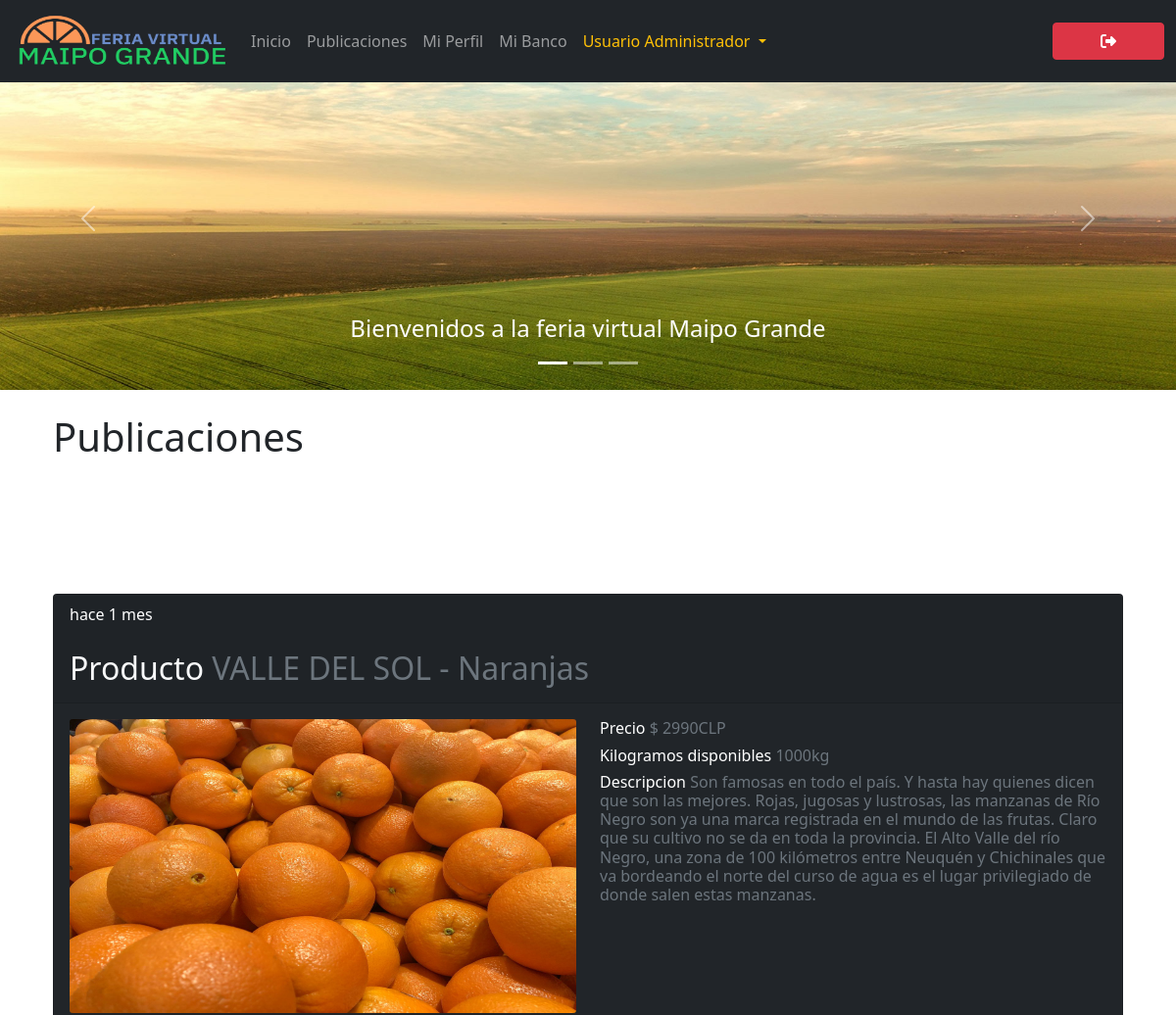
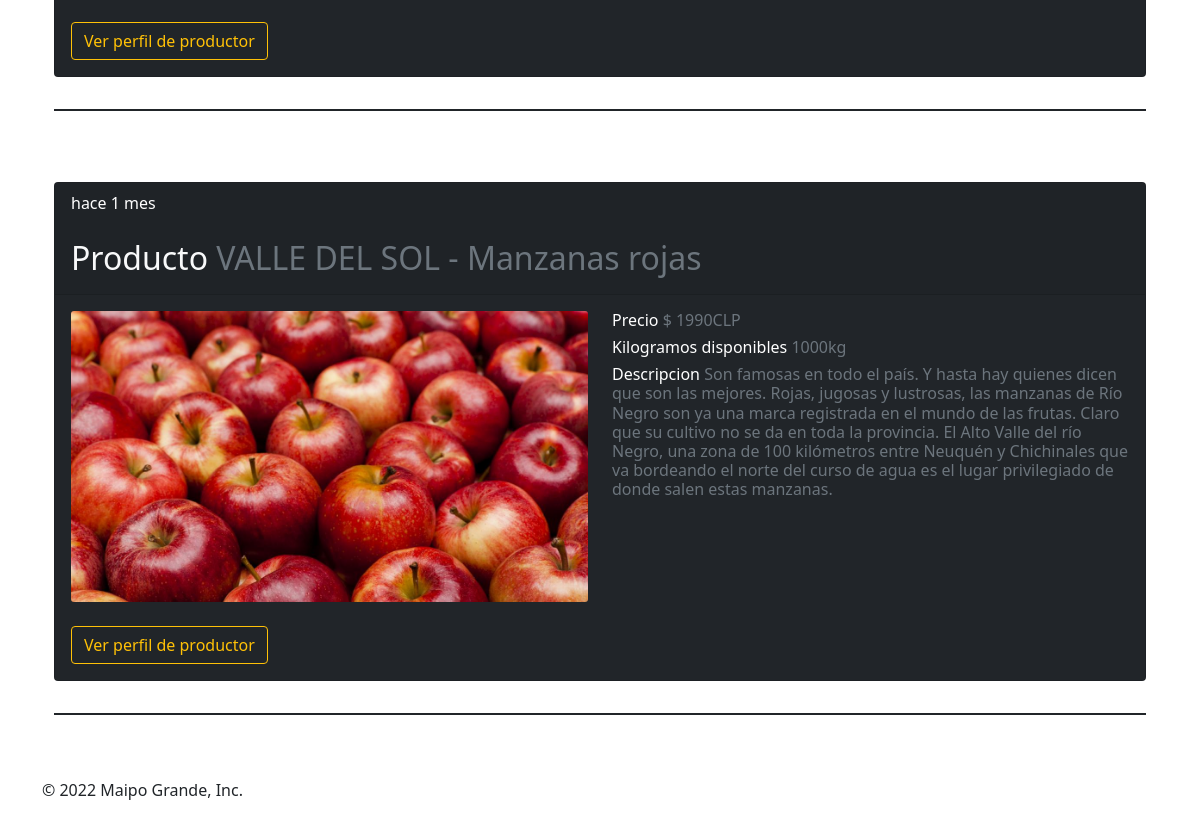
The page /feed/ (signed in) on the database as committed earlier (2 pictures, top to bottom).
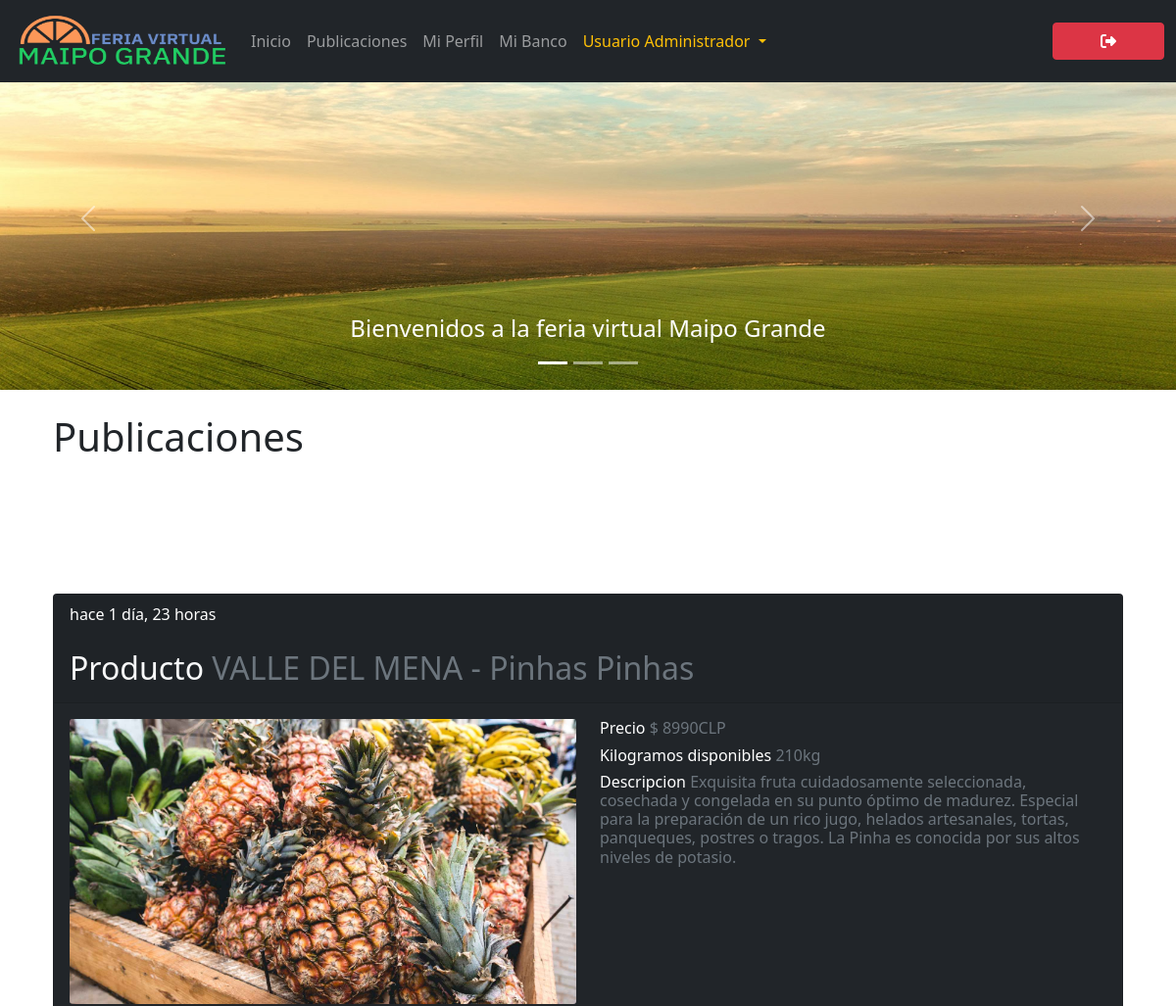
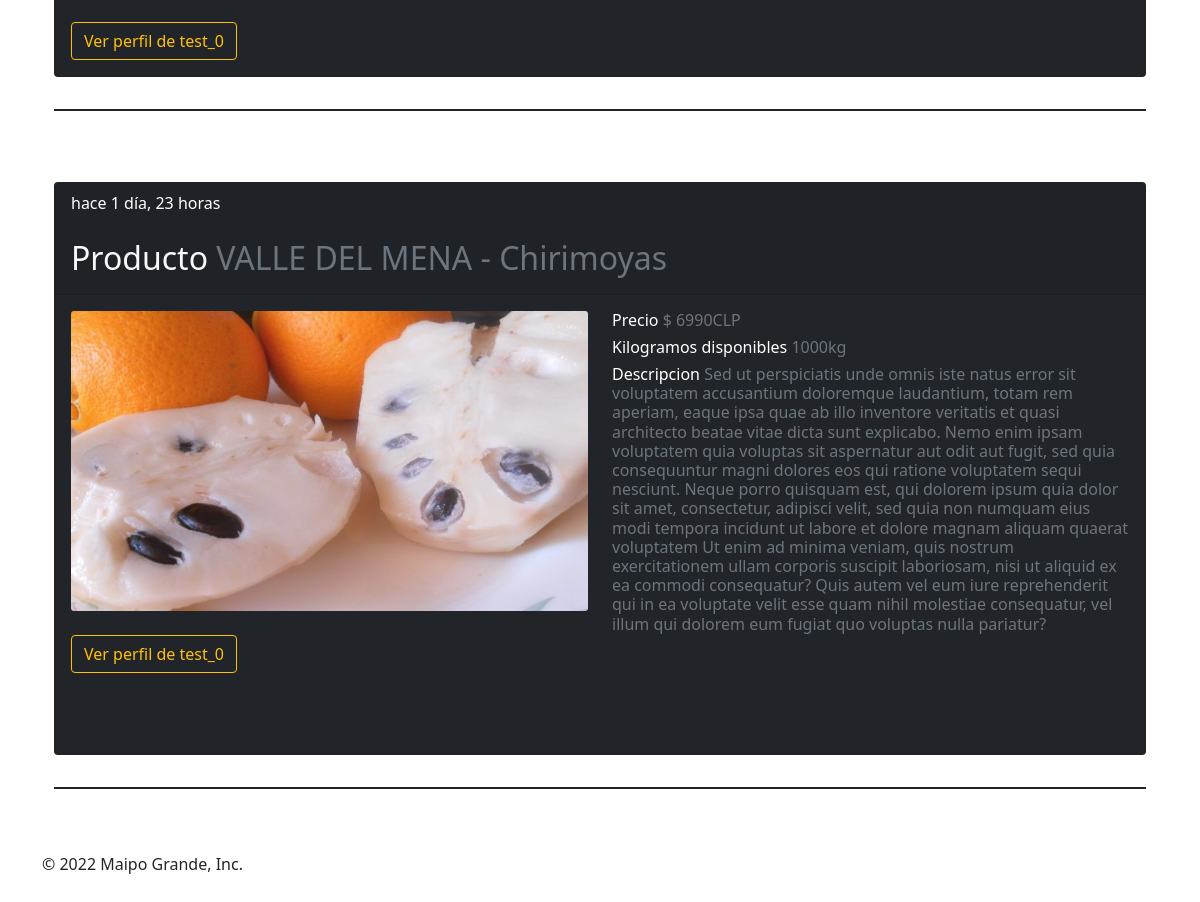
The same page on the database as committed later (2 pictures, top to bottom).
### maipogrande/models.py (models this page shows, shortened)
class Post(models.Model):
	timestamp = models.DateTimeField(default = timezone.localtime(timezone.now()).strftime("%Y-%m-%d %H:%M:%S"))
	user = models.ForeignKey(CustomUser, on_delete=models.CASCADE, related_name='posts')
	title = models.CharField(max_length=300, blank = True)
	description = models.TextField(max_length=1000, blank = True)
	price = models.IntegerField(validators = [MinValueValidator(1000), MaxValueValidator(1000000000)])
	quantity = models.IntegerField(validators = [MinValueValidator(1), MaxValueValidator(1000)])
	image = models.ImageField(upload_to='media/post/', null=True)
	class Meta:
		ordering = ['-timestamp', 'price']

class CustomUser(AbstractUser):
	type = models.CharField(max_length = 15, choices = USER_TYPE, default = '')
	country = models.CharField(max_length = 20, choices = COUNTRY, default = '')

### maipogrande/views.py (the view)
# urls.py: path('feed/', views.feed, name='feed'),
@login_required
def feed(request):
	posts = Post.objects.all()
	context = { 'posts': posts}
	return render(request, 'feed.html', context)

### maipogrande/templates/feed.html (shortened to what this page needs)
{% extends './layout.html' %}
{% load humanize %}
{% block content %}
<div class="row">
    <div class="col-lg-12">
        <div class="col-12">
            <h1 class ="h1" class="text-start text-light">Publicaciones</h1>
            <br></br>
            <br></br>
            {% for post in posts %}
            <div class="table-responsive py-4">
                <table class="table table-striped">
                    <thead>
                        <tr>
                            <th></th>
                        </tr>
                    </thead>
                    <tbody>
                        <tr>
                            <div class="container-article">
                                <div>
                                    <div class="card text-white bg-dark mb-3" style="max-width: 100%; max-height : auto;">
                                        <div class="card-header">
                                            <time data-time="#">{{ post.timestamp|naturaltime }}</time>
                                            <br></br>
                                            <h2 class="h2 text-start text-light">Producto <span class="text-muted">{{ post.title }}</span></h2>
                                        </div>
                                        <div class="card-body">
                                            <div class="row">
                                                <div class="col-sm">
                                                    <div class="col-12">
                                                        {% if post.image %}
                                                        <img class="card-img img-fluid" src="{{ post.image.url }}" alt="" style="max-width : 600px; max-height : 300px">
                                                        {% endif %}
                                                        <br></br>
                                                        <form>
                                                            <a class="btn btn-outline-warning btn-md" href="{% url 'profile' post.user.username %}" role="button">Ver perfil de {{ post.user.username }}</a>
                                                        </form>
                                                    </div>
                                                </div>
                                                <div class="col-sm">
                                                    <h6 class="h6 text-start">Precio <span class="text-muted"> $ {{ post.price }}CLP</span></h6>
                                                    <h6 class="h6 text-start">Kilogramos disponibles <span class="text-muted">{{ post.quantity }}kg</span></h6>
                                                    <h6 class="h6 text-start">Descripcion <span class="text-muted">{{ post.description }}</span></h6>
                                                    <br></br>
                                                    <br></br>
                                                </div>
                                            </div>
                                        </div>
                                    </div>
                                </div>
                            </div>
                        </tr>
                    </tbody>
                </table>
            </div>
        {% endfor %}
        </div>
    </div>
</div>
{% endblock %}

### maipogrande/templates/layout.html (shortened to what this page needs)
{% extends './base.html' %}
{% load humanize %}
{% block body%}
<div class="container marketing">
  {% block content %}{% endblock %}
</div>
{% endblock %}

### maipogrande/templates/base.html (shortened to what this page needs)
<!DOCTYPE html>
{% load static %}
<html lang="es">
  <head>
    <link href="{% static 'css/style.css' %}" rel="stylesheet">
    <link href="https://cdn.jsdelivr.net/npm/bootstrap@5.1.3/dist/css/bootstrap.min.css" rel="stylesheet">
    <link rel="stylesheet" href="https://cdnjs.cloudflare.com/ajax/libs/font-awesome/6.2.0/css/all.min.css">
  </head>
  <body>
    <header>
      <nav class="navbar navbar-expand-lg navbar-dark fixed-top bg-dark">
        <div class="container-fluid">
          <a href="{% url 'home' %}">
            <img src="{% static 'img/banners/banner-2.png' %}" class="navbar-brand" alt="" width="220px" height="68px" style="max-width: 220px; max-height: 68px;">
          </a>
          <div id="navbarCollapse" class="collapse navbar-collapse">
            {% if request.user.is_authenticated %}
            <ul class="navbar-nav me-auto mb-2 mb-md-0">
              <li class="nav-item">
                <a class="nav-link" aria-current="page" href="{% url 'home'%}" id="nav-link-home">Inicio</a>
              </li>
              <li class="nav-item">
                <a class="nav-link" aria-current="page" href="{% url 'feed'%}" id="nav-link-feed">Publicaciones</a>
              </li>
              <li class="nav-item">
                <a class="nav-link" href="{% url 'profile' request.user.username %}" role="button" id="nav-link-profile">
                  Mi Perfil
                </a>
              </li>
              {% if request.user.type != "TRANSPORTISTA" %}
              <li class="nav-item">
                <a class="nav-link" aria-current="page" href="{% url 'bank'%}" id="nav-link-bank">Mi Banco</a>
              </li>
              {% else %}
              <li class="nav-item">
                <a class="nav-link" aria-current="page" href="{% url 'transport'%}" id="nav-link-bank">Mi Transporte</a>
              </li>
              {% endif %}
              {% if request.user.type == "CONSULTOR" %}
              <li class="nav-item dropdown">
                <a class="nav-link dropdown-toggle text-warning" href="#" id="navbarDarkDropdownMenuLink" role="button" data-bs-toggle="dropdown" aria-expanded="false">
                  Usuario Consultor
                </a>
                <ul class="dropdown-menu dropdown-menu-dark" aria-labelledby="navbarDarkDropdownMenuLink">
                  <li><a class="dropdown-item" href="#">Generar informe de venta</a></li>
                  <li>
                    <hr class="dropdown-divider">
                  </li>
                  <li><a class="dropdown-item" href="#">Editar mi perfil</a></li>
                </ul>
                {% elif user.is_superuser %}
                <li class="nav-item dropdown">
                  <a class="nav-link dropdown-toggle text-warning" href="#" id="navbarDarkDropdownMenuLink" role="button" data-bs-toggle="dropdown" aria-expanded="false">
                    Usuario Administrador
                  </a>
                {% endif %}
                </li>
            </ul>
            <div class="d-flex justify-content-around">
              <ul class="nav nav-pills nav-fill">
                <li class="nav-item">
                  <div class="d-flex justify-content-end">
                    <form>
                      <button class="btn btn-primary btn-danger btn-md px-5" type="submit" formaction="{% url 'logout' %}">
                        <i class="fa-solid fa-right-from-bracket"></i>
                      </button>
                    </form>
                  </div>
                </li>
              </ul>
            </div>
            {% endif %}
          </div>
        </div>
      </nav>
    </header>
    <div id="myCarousel" class="carousel slide" data-bs-ride="carousel">
      <div class="carousel-inner">
        <div class="carousel-item active">
          <img src="{% static 'img/sliders/slider-1.jpg' %}" class="d-block w-100" alt="...">
          <div class="carousel-caption d-none d-md-block">
            <h4 class="h4">Bienvenidos a la feria virtual Maipo Grande</h4>
          </div>
        </div>
        <div class="carousel-indicators">
          <button
            type="button"
            data-bs-target="#myCarousel"
            data-bs-slide-to="0"
            class="active"
            aria-current="true"
            aria-label="Slide 1">
          </button>
          <button
            type="button"
            data-bs-target="#myCarousel"
            data-bs-slide-to="1"
            aria-label="Slide 2">
          </button>
          <button
            type="button"
            data-bs-target="#myCarousel"
            data-bs-slide-to="2"
            aria-label="Slide 3">
          </button>
        </div>
      </div>
      <button class="carousel-control-prev" type="button" data-bs-target="#myCarousel" data-bs-slide="prev">
        <span class="carousel-control-prev-icon" aria-hidden="true"></span>
      </button>
      <button class="carousel-control-next" type="button" data-bs-target="#myCarousel" data-bs-slide="next">
        <span class="carousel-control-next-icon" aria-hidden="true"></span>
      </button>
    </div>
    <div class="container py-4">
      {% block body %}{% endblock %}
    </div>
  </body>
  <footer>
    <footer class="container">
      <p>&copy; 2022 Maipo Grande, Inc.</p>
    </footer>
  </footer>
</html>

### maipogrande/static/css/style.css (style rules this page uses)
body { padding-top: 3rem; padding-bottom: 3rem; color: #5a5a5a; min-height: 100%; }
.marketing h2 { font-weight: 400; }

### maipogrande/templates/base.html (style rules this page uses)
:root { --bs-primary: brown; }

Rows that differ between the two databases and show on the page:
changed Post: timestamp "hace 1 mes" → "hace 1 día, 23 horas"; title "VALLE DEL SOL - Naranjas" → "VALLE DEL MENA - Pinhas Pinhas"; image: a different picture; user.username "productor" → "test_0"; price "2990" → "8990"; quantity "1000" → "210"; description "Son famosas en todo el país. Y hasta hay quienes dicen que son las mejores. Rojas, jugosas y lustrosas, las manzanas de Río Negro son ya una marca registrada en el mundo de las frutas. Claro que su cultivo no se da en toda la provincia. El Alto Valle del río Negro, una zona de 100 kilómetros entre Neuquén y Chichinales que va bordeando el norte del curso de agua es el lugar privilegiado de donde salen estas manzanas." → "Exquisita fruta cuidadosamente seleccionada, cosechada y congelada en su punto óptimo de madurez. Especial para la preparación de un rico jugo, helados artesanales, tortas, panqueques, postres o tragos. La Pinha es conocida por sus altos niveles de potasio."
changed Post: timestamp "hace 1 mes" → "hace 1 día, 23 horas"; title "VALLE DEL SOL - Manzanas rojas" → "VALLE DEL MENA - Chirimoyas"; image: a different picture; user.username "productor" → "test_0"; price "1990" → "6990"; description "Son famosas en todo el país. Y hasta hay quienes dicen que son las mejores. Rojas, jugosas y lustrosas, las manzanas de Río Negro son ya una marca registrada en el mundo de las frutas. Claro que su cultivo no se da en toda la provincia. El Alto Valle del río Negro, una zona de 100 kilómetros entre Neuquén y Chichinales que va bordeando el norte del curso de agua es el lugar privilegiado de donde salen estas manzanas." → "Sed ut perspiciatis unde omnis iste natus error sit voluptatem accusantium doloremque laudantium, totam rem aperiam, eaque ipsa quae ab illo inventore veritatis et quasi architecto beatae vitae dicta sunt explicabo. Nemo enim ipsam voluptatem quia voluptas sit aspernatur aut odit aut fugit, sed quia consequuntur magni dolores eos qui ratione voluptatem sequi nesciunt. Neque porro quisquam est, qui dolorem ipsum quia dolor sit amet, consectetur, adipisci velit, sed quia non numquam eius modi tempora incidunt ut labore et dolore magnam aliquam quaerat voluptatem Ut enim ad minima veniam, quis nostrum exercitationem ullam corporis suscipit laboriosam, nisi ut aliquid ex ea commodi consequatur?…"
